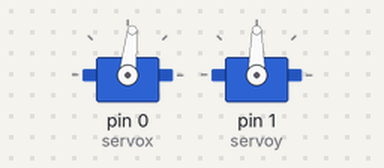
Recording of a sketch running on a simulated Arduino Uno, built with avr-gcc and run on an emulated ATmega328P. Shown: 2 × servo.

Above: at 0.15 s.
At 8.3 s:
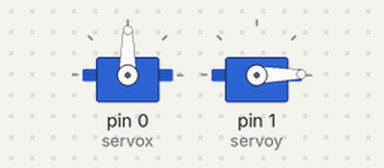
At 20.1 s:
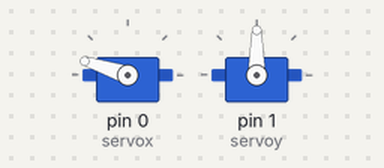
At 38.4 s:
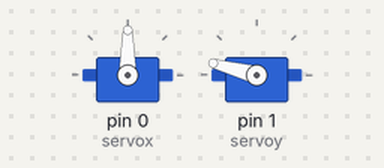
Timing chart, 0 to 40.0 s (numbered marks = the images above):
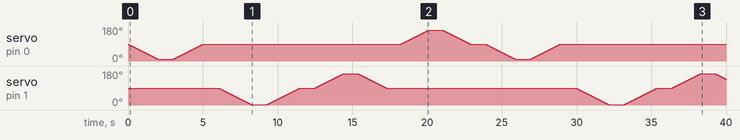

The sketch:

servo_mouse_arduino.ino
```cpp
#include <Servo.h>

Servo servox; Servo servoy;
int xPos = 90;
int yPos = 90;
int pauseD = 1000;
int panD = 25;

void setup() {

  pinMode(1,OUTPUT);
  servox.attach(0); //analog pin 0
  servox.write(xPos);
  //servo1.setMaximumPulse(2000);
  //servo1.setMinimumPulse(700);

  servoy.attach(1); //analog pin 1
  servoy.write(yPos);

}

void loop() {
  panX(9);
  delay(pauseD);
  panX(90);
  delay(pauseD);

  panY(1);
  delay(pauseD);
  panY(90);
  delay(pauseD);

  panY(165);
  delay(pauseD);
  panY(90);
  delay(pauseD);

  panX(162);
  delay(pauseD);
  panX(90);
  delay(pauseD);
}

void panX(int x) {
  int dir = (x < xPos) ? -1 : 1;
  while(xPos != x) {
    xPos = xPos + dir;
    servox.write(xPos);
    delay(panD);
  }
}

void panY(int y) {
  int dir = (y < yPos) ? -1 : 1;
  while(yPos != y) {
    yPos = yPos + dir;
    servoy.write(yPos);
    delay(panD);
  }
}
```
